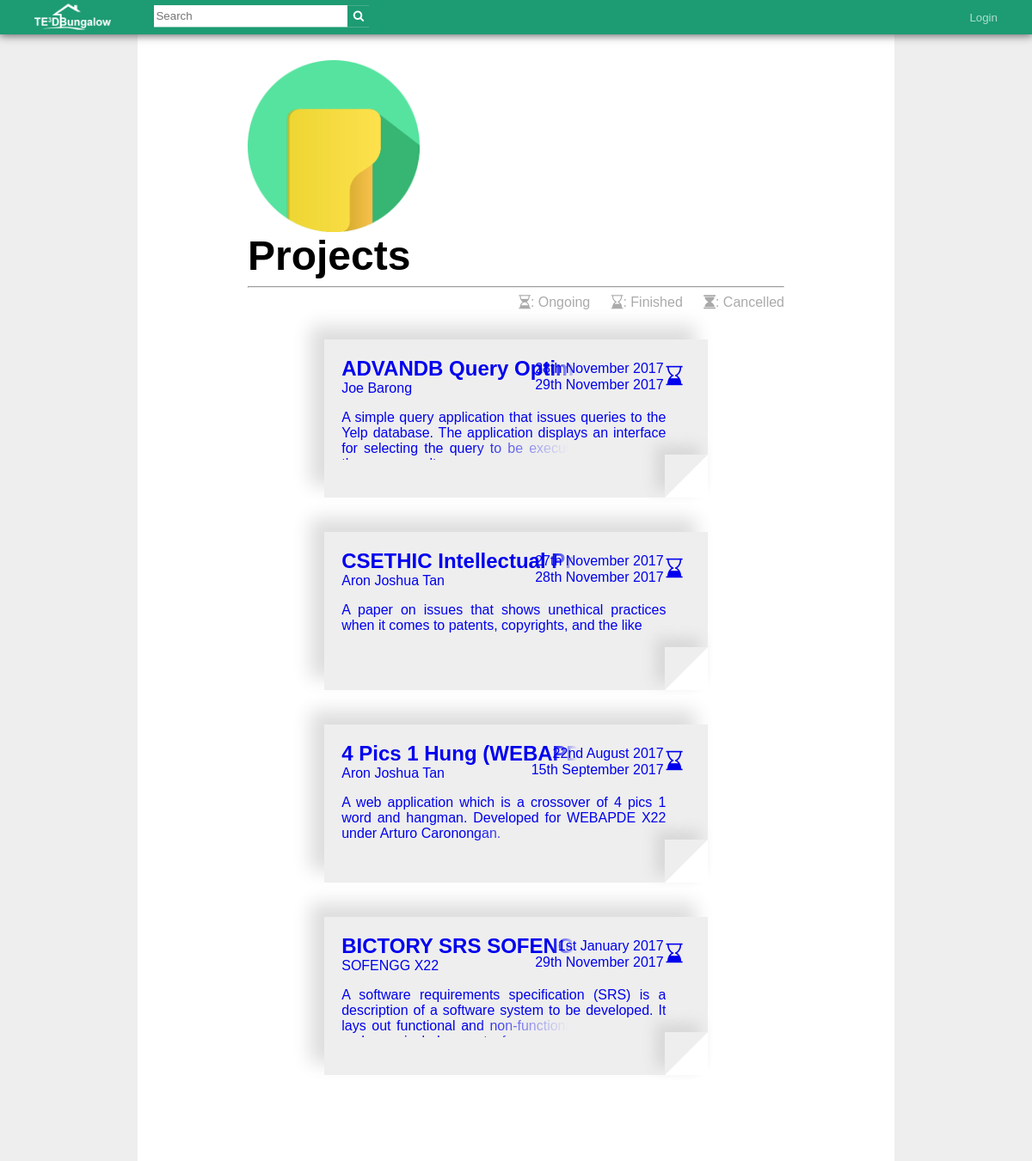
The page / on the database its author committed.
### tables this page shows
CREATE TABLE `tptable` (
  `tpID` int(11) NOT NULL,
  `tpTitle` varchar(99) NOT NULL,
  `tpDesc` varchar(5000) NOT NULL,
  `tpMemberName` varchar(500) DEFAULT NULL,
  `tpSDate` date NOT NULL,
  `tpEDate` date DEFAULT NULL,
  `tpAccessLVL` int(11) NOT NULL,
  `pHead` varchar(50) DEFAULT NULL
);

### html/index.php (the view, shortened to what this page needs)
<?php
    include '../php/dbh.php';
?>
<!DOCTYPE html>
<html>
<link rel="stylesheet" href="https://cdnjs.cloudflare.com/ajax/libs/font-awesome/4.7.0/css/font-awesome.min.css">
<link rel="stylesheet" href="../css/style.css">
<link rel="stylesheet" href="../css/index.css">
</head>
<body>
  <div id="toolbar">
    <div id="logo">
      <a href="index.php"><img src="../images/logo_full.png" height="30px"></a>
    </div>
    <div id="searchBar">
      <form action="search.php" method="POST">
        <input id="searchTerm" type="text" name="search-field" placeholder="Search"/>
        <button id="searchButton" type="submit" name="search-button">
          <i class="fa fa-search"></i>
        </button>
      </form>
    </div>
    <?php
      $uli = '0';
      if(isset($_COOKIE['loggedIn'])){
        $uli = $_COOKIE['loggedIn'];
        if($uli == '1'){
          echo "<ul id=\"toolbarButtons\">
                  <li><button id=\"notificationButton\" class=\"toolbarButton\" onclick=\"openNotifications()\"><i id=\"notificationCount\">99</i><i class=\"fa fa-bell\"></i></button></li>
                  <li><button id=\"userName\" class=\"toolbarButton\" onclick=\"location.href='profile.php';\">".$_COOKIE['uFName']." ".$_COOKIE['uLName']."</button></li>
                  <li><button class=\"toolbarButton\" onclick=\"location.href='../php/logOut.php'\">Logout</button></li>
                </ul>";
        }else{
          echo "<ul id=\"toolbarButtons\">
                  <li><button class=\"toolbarButton\" name=\"li1\" onclick=\"openLogin();\">Login</button></li>
                </ul>";
        }
      }else{
          echo "<ul id=\"toolbarButtons\">
                  <li><button class=\"toolbarButton\" name=\"".$uli."\" onclick=\"openLogin();\">Login</button></li>
                </ul>";
      }
    ?>
  </div>
  <div id="wrap">
    <div id="pageHead">
      <img src="../images/projectlogo.png">
      <h1>Projects</h1>
      <hr>
      <p class="pageLegend">
        <i class="fa fa-hourglass-2"></i>: Ongoing
        <i class="fa fa-hourglass-end"></i>: Finished
        <i class="fa fa-hourglass"></i>: Cancelled
      </p>
    </div>
  <div id="wrap">
      <?php
          $sql = "SELECT * FROM tptable ORDER BY tpSDate DESC";
          $result = mysqli_query($conn,$sql);
          $queryResults = mysqli_num_rows($result);
          if ($queryResults > 0){
            while ($row = mysqli_fetch_assoc($result)){
                  $iClass = "";
                  $projStart = "";
                  $projEnd = "";
                  if($row['tpEDate'] != null && $row['tpEDate'] == $row['tpSDate']){
                    $iClass = "projectStatus fa fa-hourglass";
                    $date = date_create($row['tpSDate']);
                    $projStart = date_format($date, 'jS F Y');
                    $date = date_create($row['tpEDate']);
                    $projEnd = date_format($date, 'jS F Y');
                  }
                  else if($row['tpEDate'] != null && $row['tpEDate'] != $row['tpSDate']){
                    $iClass = "projectStatus fa fa-hourglass-end";
                    $date = date_create($row['tpSDate']);
                    $projStart = date_format($date, 'jS F Y');
                    $date = date_create($row['tpEDate']);
                    $projEnd = date_format($date, 'jS F Y');
                  }
                  else if($row['tpEDate'] == null){
                    $iClass = "projectStatus fa fa-hourglass-2";
                    $date = date_create($row['tpSDate']);
                    $projStart = date_format($date, 'jS F Y');
                  }
                  echo "<a href='project.php?pid=".$row['tpID']."' style=\"text-decoration:none;\"><div class=\"projectDisplay\">
                  <i class=\"".$iClass."\"></i>
                  <p class=\"projectTitle\">".$row['tpTitle']."
                  <p class=\"projectHead\">".$row['pHead']."
                  <p class=\"projectStart\">".$projStart."
                 <p class=\"projectEnd\">".$projEnd."
                 <p class=\"projectAbstract\">".$row['tpDesc']."
                  <div class=\"cornerFold\">
                  </div>
                  </div></a>";
            }
          }
      ?>
  </div>
  <div id="wrapbg">
  </div>
</body>
</html>

### css/style.css (style rules this page uses)
html, body { background: #eeeeee; font-family: Arial, Helvetica, sans-serif; height: 100%; margin: 0; overflow-y: overlay; }
h1 { display: block; font-size: 3.0em; font-weight: bold; margin: 40px 0 0 0; overflow: hidden; padding: 0; position: relative; width: 60%; white-space: nowrap; }
#toolbar { background: #1d9b72; box-shadow: 0 0 10px 1px #555; height: 40px; line-height: 40px; top: 0; padding: 0; position: fixed; width: 100%; z-index: 2; }
#logo { display: inline-block; float: left; margin: 0 50px 0 40px; padding: 0; transform: translateY(10%); }
#searchBar { background: #fff; display: inline-block; height: 25px; margin: 0; padding: 0; position: relative; transform: translateY(25%); width: 250px; }
#searchTerm { border: none; float: left; height: 21px; margin: 0; outline: none; padding: 2px; width: 221px; }
#searchButton { background: #1d9b72; border: none; color: #fff; float: right; height: 25px; margin: 0; outline: none; width: 25px; }
#toolbarButtons { list-style-type: none; float: right; margin: 0; padding: 0; }
#toolbarButtons li { float: left; margin: 0; padding: 0; }
#wrap { background: #fff; margin: 0 auto; padding: 50px; width: 65%; z-index: 1; }
#wrapbg { background: #fff; height: 100%; left: 0; margin: 0 auto; padding: 50px; position: fixed; right: 0; width: 65%; z-index: 0; }
#pageHead { display: block; height: 150px; margin: 0 auto 65px auto; padding: 20px; position: relative; width: 80%; }
#pageHead img { float: left; height: 200px; margin: 0 50px 0 0; }
.toolbarButton { background: #1d9b72; border: none; cursor: pointer; height: 35px; margin: 0 20px 0 0; outline: none; padding: 0 20px 0 20px; color: #b0ddce; }
.pageLegend { color: #aaa; float: right; margin: 0; }
.pageLegend i { margin: 0 0 0 20px; }

### css/index.css (style rules this page uses)
.projectDisplay { background: #eeeeee; box-shadow: -15px -15px 20px 1px #ddd; display: block; height: 18vh; margin: 40px auto 40px auto; padding: 20px; position: relative; width: 80%; }
.projectDisplay:last-child { margin: 40px auto 0 auto; }
.projectStatus { display: block; font-size: 1.4em; position: absolute; right: 1.3em; top: 1.4em; }
.projectTitle { display: block; font-size: 1.5em; font-weight: bold; margin: 0; overflow: hidden; padding: 0; position: relative; width: 75%; white-space: nowrap; }
.projectHead { margin: 0; padding: 0; }
.projectTitle:after { background: linear-gradient(to right, rgba(238, 238, 238, 0), rgba(238, 238, 238, 1) 50%); bottom: 0; content: ""; height: 1.2em; position: absolute; right: 0; text-align: right; width: 20%; }
.projectStart { clear: both; float: right; margin: 0 7%; padding: inherit; position: absolute; right: 0; top: .3em; }
.projectEnd { clear: both; float: right; margin: 0 7%; padding: inherit; position: absolute; right: 0; top: 1.5em; }
.projectAbstract { display: block; height: 3.6em; overflow: hidden; position: relative; text-align: justify; width: 93%; }
.projectAbstract:after { background: linear-gradient(to right, rgba(238, 238, 238, 0), rgba(238, 238, 238, 1) 50%); bottom: 0; content: ""; height: 1.2em; position: absolute; right: 0; text-align: right; width: 60%; }
.cornerFold { border-bottom: 50px solid #fff; border-left: 50px solid #eee; box-shadow: -10px -10px 15px 1px #d9d8d8; bottom: 0; height: 0; position: absolute; right: 0; width: 0; }

### rows shown on the page
tptable: tpTitle "ADVANDB Query…", pHead "Joe Barong", tpSDate "28th November 2017", tpEDate "29th November 2017", tpDesc "A simple query application that issues queries to the Yelp database. The application displays an interface for selecting the query to be executed and viewing…"
tptable: tpTitle "CSETHIC Intellectual…", pHead "Aron Joshua Tan", tpSDate "27th November 2017", tpEDate "28th November 2017", tpDesc "A paper on issues that shows unethical practices when it comes to patents, copyrights, and the like"
tptable: tpTitle "4 Pics 1 Hung (WEBAPDE)", pHead "Aron Joshua Tan", tpSDate "22nd August 2017", tpEDate "15th September 2017", tpDesc "A web application which is a crossover of 4 pics 1 word and hangman. Developed for WEBAPDE X22 under Arturo Caronongan."
tptable: tpTitle "BICTORY SRS SOFENGG", pHead "SOFENGG X22", tpSDate "1st January 2017", tpEDate "29th November 2017", tpDesc "A software requirements specification (SRS) is a description of a software system to be developed. It lays out functional and non-functional requirements,…"
